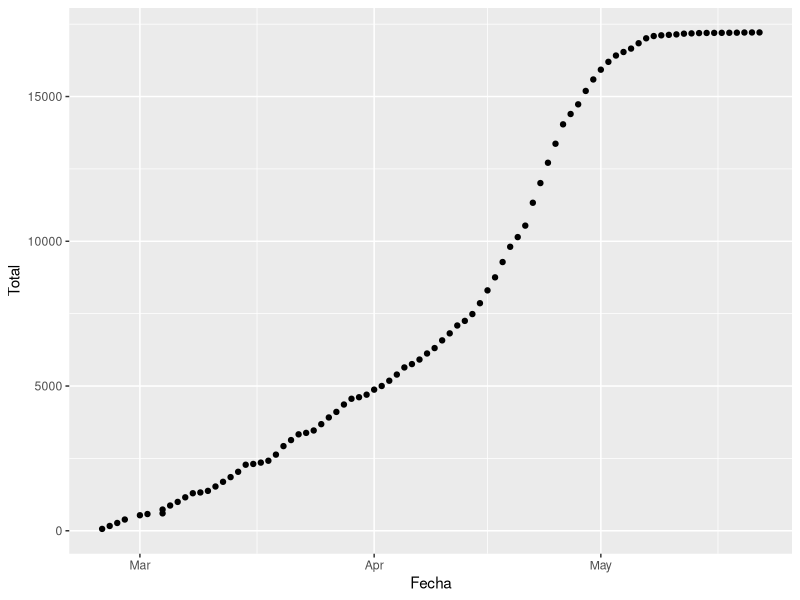
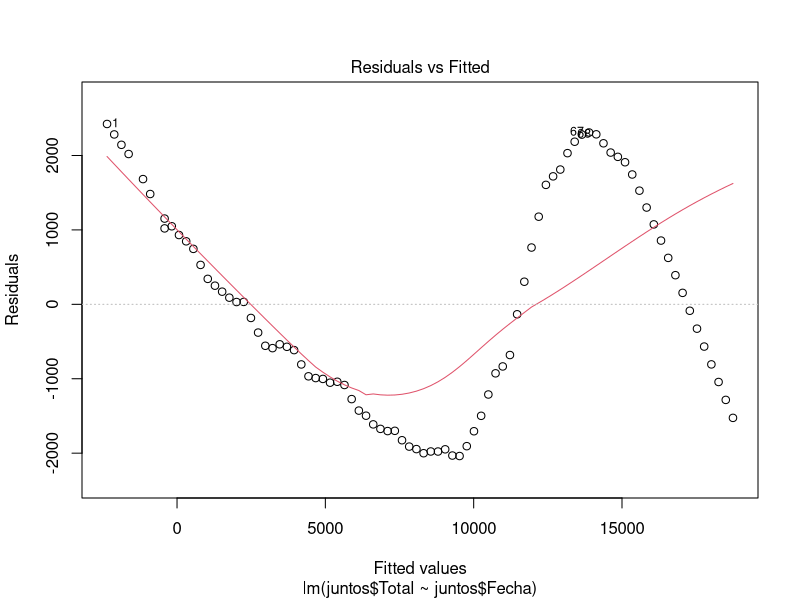
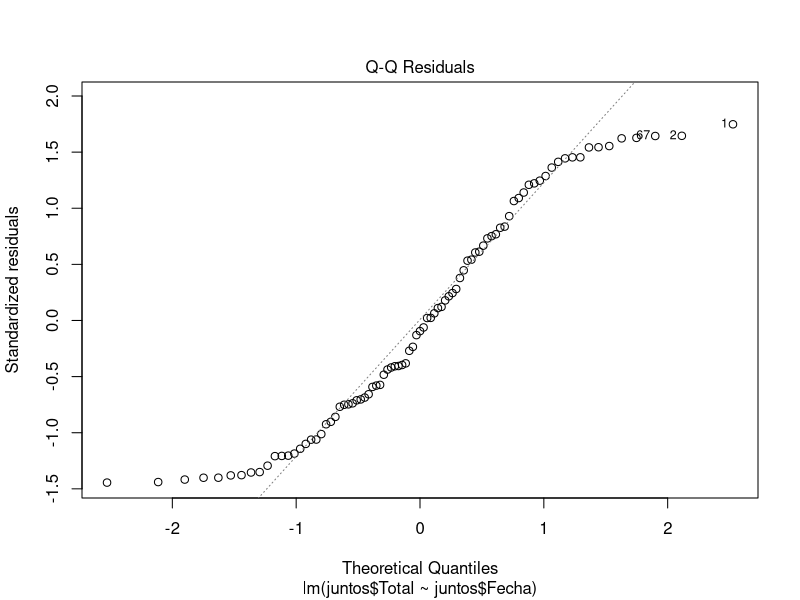
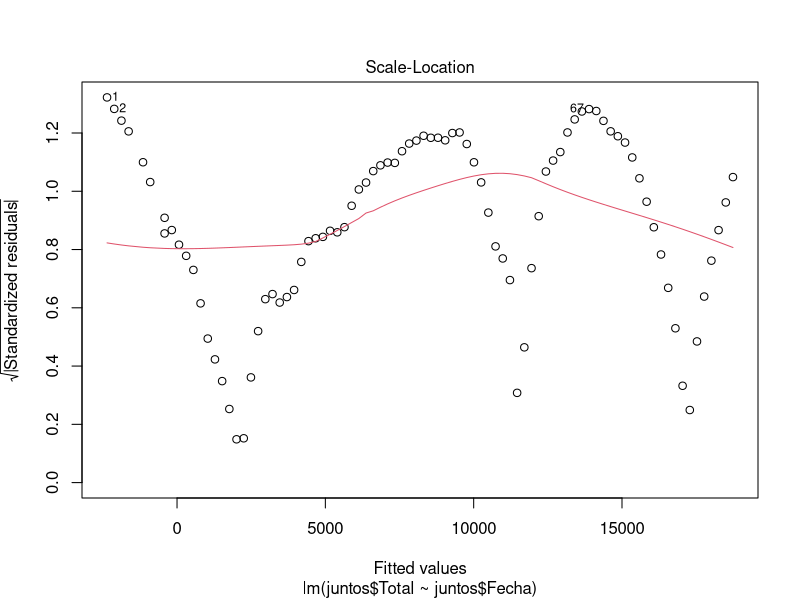
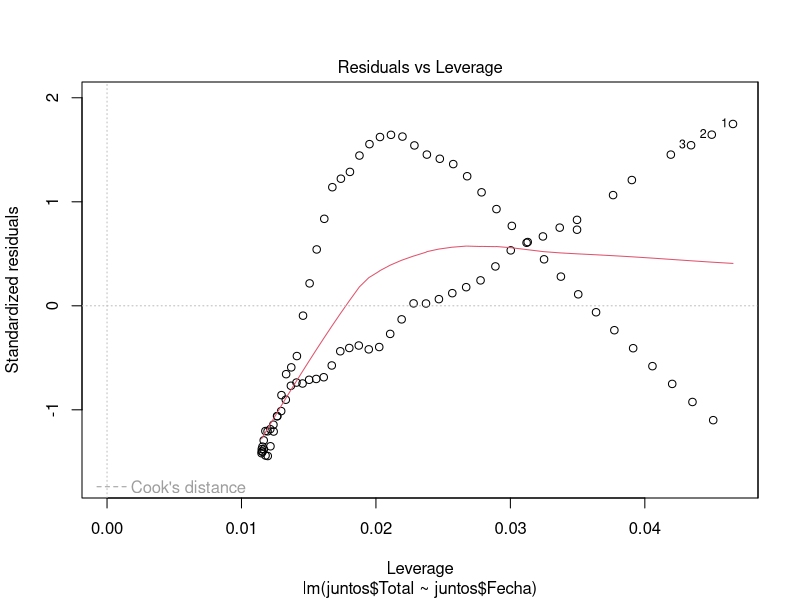
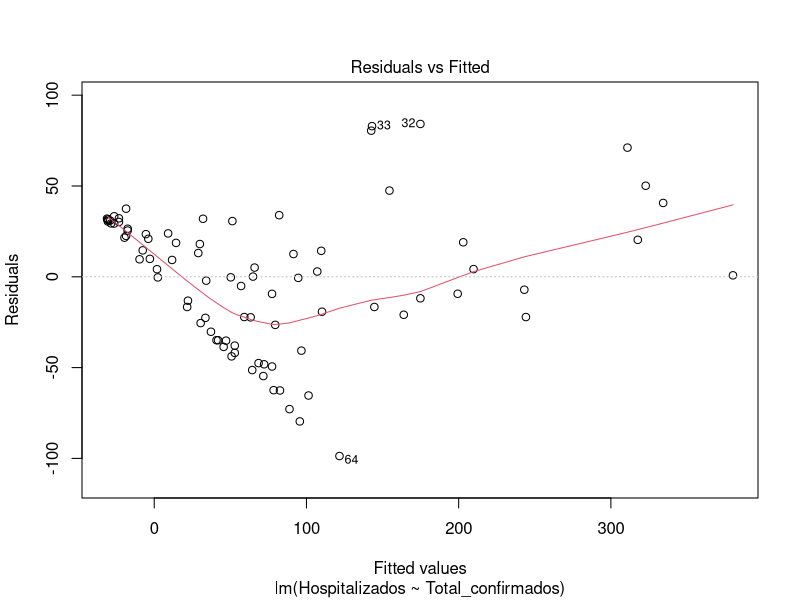
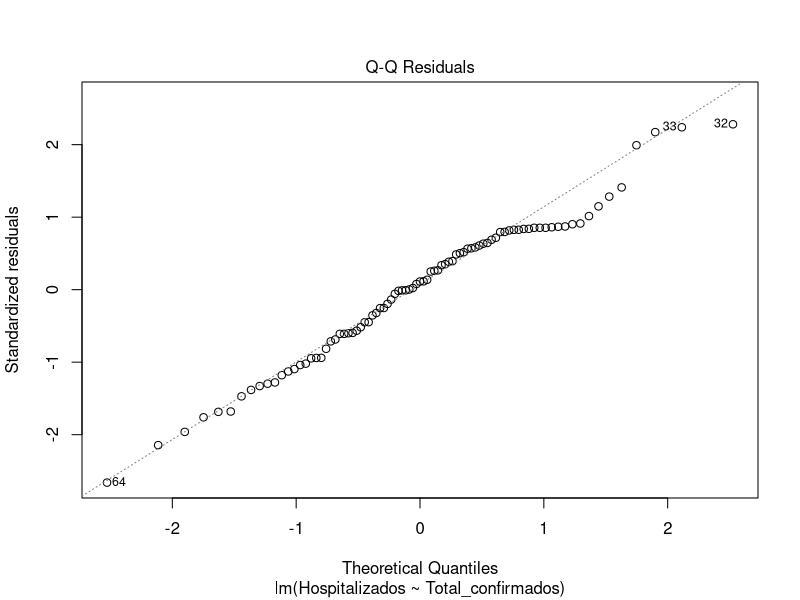
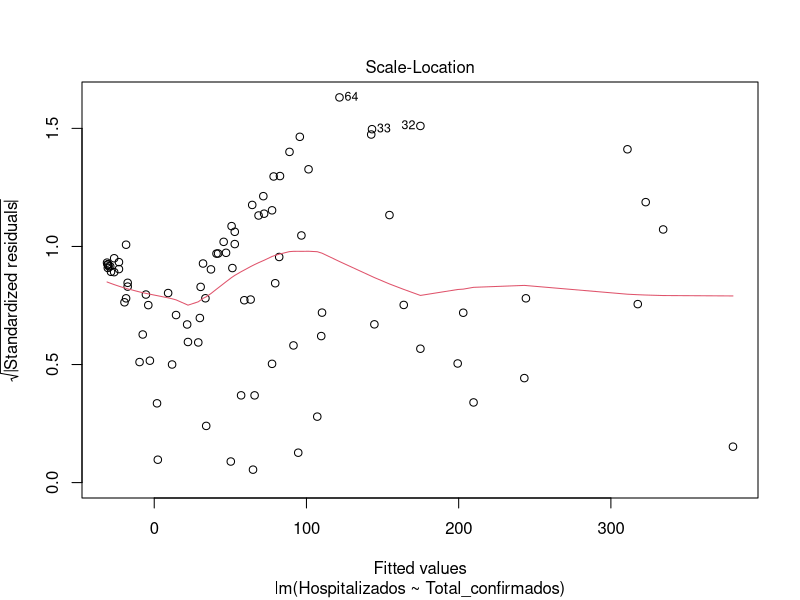

Generate these figures, in order, with R:
## ---- chunk 1
library(readxl)
library(ggplot2)
library(dplyr)
library(magrittr)
library(ggplot2)
library(GGally)
## ---- chunk 2
cs <- read_excel("cs_export.xls", 
    col_types = c("text", "text", "numeric", 
        "numeric", "numeric", "numeric", 
         "numeric", "numeric"))
## ---- chunk 3
colnames(cs) <- c("Fecha", "Territorio", "Confirmados_PCR", "Hospitalizados", "UCI", "Curados", "Defunciones", "Total_confirmados")
juntos <- 
  filter(cs, cs$Territorio == "Andalucía")
juntos <- mutate(juntos, Total = cumsum(Total_confirmados))
                        
                        
c <- juntos$Curados
h <- juntos$Hospitalizados
d <- juntos$Defunciones
uci <- juntos$UCI
conf <- juntos$Confirmados_PCR
totalconf <- juntos$Total_confirmados
salidac <- vector("numeric",length(c))
salidah <-vector("numeric",length(h))
salidad <- vector("numeric",length(d))
salidauci <- vector("numeric",length(uci))
salidaconf <- vector("numeric",length(conf))
salidatotalconf <- vector("numeric",length(totalconf))
for(i in seq_along(c)){
  
  salidac[length(c)+1-i] <- c[i]
  salidah[length(h)+1-i] <- h[i]
  salidad[length(d)+1-i] <- d[i]
  salidauci[length(uci)+1-i] <- uci[i]
  salidaconf[length(conf)+1-i] <- conf[i]
  salidatotalconf[length(totalconf)+1-i] <- totalconf[i]
  
}
juntos$Curados <- salidac
juntos$Hospitalizados <- salidah
juntos$Defunciones <- salidad
juntos$UCI <- salidauci
juntos$Confirmados_PCR <- salidaconf
juntos$Total_confirmados <- salidatotalconf
                     
  fechas <- as.Date(juntos$Fecha ,"%d/%m/%Y")
juntos$Fecha <- sort(fechas)                      
                        
## ---- chunk 4
attach(juntos)
grafica <- juntos %>% ggplot(aes(x= Fecha, y= Total))+geom_point()
grafica
## ---- chunk 5
modFC <- lm(formula = juntos$Total ~ juntos$Fecha, data = juntos)
modFC
## ---- chunk 6
summary(modFC)
## ---- chunk 7
plot(modFC)
## ---- chunk 8
mHospitalizados <- lm(formula = Hospitalizados ~ Total_confirmados, data = juntos)
mHospitalizados
## ---- chunk 9
summary(mHospitalizados)
## ---- chunk 10
plot(mHospitalizados)
## ---- chunk 11
library(readxl)
library(tidyverse)
datos <- read_excel("cs_export.xls")
datos <- na.omit(datos)
names(datos) <- c(names(datos[1:2]),"Confirmados_PCR",names(datos[4:7]),"Total_confirmados")
varPred <- names(datos[c(3:6,8)])
datos$`Fecha declaración` <- as.Date(datos$`Fecha declaración`, "%d/%m/%Y")
datos <- arrange(datos, `Fecha declaración`)
filasandalucia <- filter(datos, Territorio=="Andalucía" )
## ---- chunk 12
linearAdjust <- function(df, y, x){
  mod1 <- lm(str_c(y,"~",str_c(x,collapse="+")),df)
}
calcModR2 <- function(df,y,x){
  mod <- linearAdjust(df,y,x)
  summary(mod)$adj.r.squared
}
## ---- chunk 13
encontrarMejorAjuste <- function(df,varPos){
  bestVars <- character(0)
  aR2 <- 0
  repeat{
    aR2v <- map_dbl(varPos,~calcModR2(df, "Defunciones",c(bestVars,.)))
    i    <- which.max(aR2v)
    aR2M <- aR2v[i]
    
    if(aR2M<=aR2 ||length(varPos)<1) break
    #Valor del r-ajustado añadido y nombre de la variable elegida
    cat(sprintf("%1.4f %s\n",aR2M,varPos[i]))
    aR2 <- aR2M
    bestVars <- c(bestVars,varPos[i])
    varPos <- varPos[-i]
  }
  mod <- linearAdjust(df,"Defunciones",bestVars)
  list(vars=bestVars,mod=mod)
}
bestMod <- encontrarMejorAjuste(filasandalucia, varPred)
## ---- chunk 14
bestMod
summary(bestMod$mod)
## ---- chunk 15
g <- ggplot(filasandalucia, aes(x=`Fecha declaración`,y=Defunciones))+
  ggtitle("Regresión multilineal")+
  geom_point(colour="purple")+
  geom_line(aes(`Fecha declaración`, predict.lm(bestMod$mod)), color="red")
  
g
